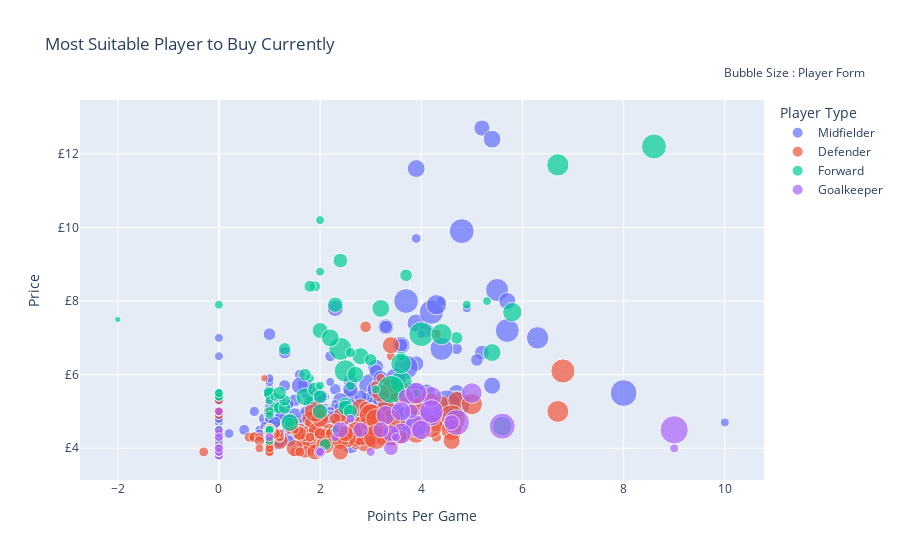

Notebook source saved alongside this figure:
### Markdown cell above
#### Most Suitable Player to Buy Currently
[Move to top](#Fantasy-Premier-League---Player-Selector)

### Code cell
cf.go_offline()

df = players_details[['form','points_per_game','now_cost','team_name','singular_name','first_name','web_name']]
df["now_cost"] = df["now_cost"]/10
df.points_per_game = pd.to_numeric(df.points_per_game)
df.rename(columns = {'singular_name' : "Player Type"}, inplace = True)
df["name"] = df["first_name"] + ' ' + df["web_name"]
fig = px.scatter(df, x='points_per_game', 
                 y='now_cost',  
                 size = (players_details["form"].astype(float).values + abs(players_details["form"].astype(float).values.min()))*1.5, 
                 hover_name = "name",
                 hover_data= ["team_name"],
                 color ="Player Type",
                 title = "Most Suitable Player to Buy Currently"
                )
fig['layout']['yaxis'].update({'title': 'Price', 'tickprefix': '£'})
fig['layout']['xaxis'].update({'title': 'Points Per Game'})
fig.update_layout(
    showlegend=True,
    annotations=[
        dict(
            x=1.15,
            y=1.10,
            xref="paper",
            yref="paper",
            showarrow=False,
            text="Bubble Size : Player Form"
        )
    ]
)

fig.show()

### Figure 1 — Plotly figure (JSON) as saved in the notebook; plotly's stock layout.template omitted (floating-point values rounded to 4 significant figures; data arrays with more than 128 entries replaced by an {"elided": "..."} marker saying what was removed)
{"data": [{"customdata": {"elided": "321x1 str values"}, "hovertemplate": "<b>%{hovertext}</b><br><br>Player Type=Midfielder<br>points_per_game=%{x}<br>now_cost=%{y}<br>size=%{marker.size}<br>team_name=%{customdata[0]}<extra></extra>", "hovertext": {"elided": "321 str values"}, "legendgroup": "Midfielder", "marker": {"color": "#636efa", "size": {"elided": "321 float values"}, "sizemode": "area", "sizeref": 0.0375, "symbol": "circle"}, "mode": "markers", "name": "Midfielder", "orientation": "v", "showlegend": true, "type": "scatter", "x": {"elided": "321 float values"}, "xaxis": "x", "y": {"elided": "321 float values"}, "yaxis": "y"}, {"customdata": {"elided": "250x1 str values"}, "hovertemplate": "<b>%{hovertext}</b><br><br>Player Type=Defender<br>points_per_game=%{x}<br>now_cost=%{y}<br>size=%{marker.size}<br>team_name=%{customdata[0]}<extra></extra>", "hovertext": {"elided": "250 str values"}, "legendgroup": "Defender", "marker": {"color": "#EF553B", "size": {"elided": "250 float values"}, "sizemode": "area", "sizeref": 0.0375, "symbol": "circle"}, "mode": "markers", "name": "Defender", "orientation": "v", "showlegend": true, "type": "scatter", "x": {"elided": "250 float values"}, "xaxis": "x", "y": {"elided": "250 float values"}, "yaxis": "y"}, {"customdata": [["Arsenal"], ["Arsenal"], ["Arsenal"], ["Aston Villa"], ["Aston Villa"], ["Aston Villa"], ["Aston Villa"], ["Bournemouth"], ["Bournemouth"], ["Bournemouth"], ["Bournemouth"], ["Bournemouth"], ["Bournemouth"], ["Bournemouth"], ["Brentford"], ["Brentford"], ["Brentford"], ["Brentford"], ["Brighton"], ["Brighton"], ["Brighton"], ["Brighton"], ["Chelsea"], ["Chelsea"], ["Chelsea"], ["Chelsea"], ["Chelsea"], ["Chelsea"], ["Crystal Palace"], ["Crystal Palace"], ["Crystal Palace"], ["Crystal Palace"], ["Crystal Palace"], ["Everton"], ["Everton"], ["Everton"], ["Everton"], ["Everton"], ["Fulham"], ["Fulham"], ["Fulham"], ["Fulham"], ["Fulham"], ["Leicester"], ["Leicester"], ["Leicester"], ["Leeds"], ["Leeds"], ["Leeds"], ["Leeds"], ["Leeds"], ["Leeds"], ["Leeds"], ["Liverpool"], ["Liverpool"], ["Liverpool"], ["Man City"], ["Man City"], ["Man City"], ["Man Utd"], ["Man Utd"], ["Man Utd"], ["Man Utd"], ["Newcastle"], ["Newcastle"], ["Newcastle"], ["Nott'm Forest"], ["Nott'm Forest"], ["Nott'm Forest"], ["Nott'm Forest"], ["Nott'm Forest"], ["Nott'm Forest"], ["Nott'm Forest"], ["Southampton"], ["Southampton"], ["Southampton"], ["Southampton"], ["Southampton"], ["Spurs"], ["Spurs"], ["Spurs"], ["Spurs"], ["West Ham"], ["West Ham"], ["West Ham"], ["West Ham"], ["Wolves"], ["Wolves"], ["Wolves"], ["Wolves"], ["Wolves"], ["Wolves"]], "hovertemplate": "<b>%{hovertext}</b><br><br>Player Type=Forward<br>points_per_game=%{x}<br>now_cost=%{y}<br>size=%{marker.size}<br>team_name=%{customdata[0]}<extra></extra>", "hovertext": ["Eddie Nketiah", "Gabriel Jesus", "Nathan Butler-Oyedeji", "Ollie Watkins", "Keinan Davis", "Cameron Archer", "Jhon Durán", "Kieffer Moore", "Dominic Solanke", "Christian Saydee", "Daniel Adu-Adjei", "Dominic Sadi", "Euan Pollock", "Antoine Semenyo", "Ivan Toney", "Bryan Mbeumo", "Marcus Forss", "Halil Dervişoğlu", "Danny Welbeck", "Deniz Undav", "Julio Enciso", "Evan Ferguson", "Timo Werner", "Kai Havertz", "Armando Broja", "Pierre-Emerick Aubameyang", "David Datro D.D.Fofana", "João João Félix", "Christian Benteke", "Odsonne Edouard", "Jean-Philippe Mateta", "Luke Plange", "John-Kymani Gordon", "Neal Maupay", "Salomón Rondón", "Dominic Calvert-Lewin", "Thomas Cannon", "Ellis Simms", "Aleksandar Mitrović", "Rodrigo Muniz", "Jay Stansfield", "Terry Ablade", "Carlos Vinícius Vinícius", "Jamie Vardy", "Kelechi Iheanacho", "Patson Daka", "Patrick Bamford", "Sam Greenwood", "Joe Gelhardt", "Wilfried Gnonto", "Mateo Joseph Mateo Joseph", "Sonny Perkins", "Georginio Rutter", "Roberto Firmino", "Diogo Diogo Jota", "Darwin Darwin", "Erling Haaland", "Julián Álvarez", "Liam Delap", "Cristiano Ronaldo Ronaldo", "Anthony Martial", "Shola Shoretire", "Wout Weghorst", "Callum Wilson", "Dwight Gayle", "Alexander Isak", "Chris Wood", "Lyle Lyle Taylor", "Sam Surridge", "Brennan Johnson", "Taiwo Awoniyi", "Emmanuel Dennis", "Dale Dale Taylor", "Adam A.Armstrong", "Che Adams", "Sékou Mara", "Jimmy Morgan", "Paul Onuachu", "Harry Kane", "Dane Scarlett", "Troy Parrott", "Richarlison Richarlison", "Danny Ings", "Michail Antonio", "Gianluca Scamacca", "Divin Mubama", "Raúl Jiménez", "Fabio Fabio Silva", "Sasa Kalajdžić", "Diego Diego Costa", "Nathan Fraser", "Matheus Cunha"], "legendgroup": "Forward", "marker": {"color": "#00cc96", "size": [10.05, 1.5, 1.5, 11.55, 1.5, 1.5, 3.0, 3.45, 1.5, 1.5, 1.5, 1.5, 1.5, 4.5, 7.05, 9.45, 1.5, 1.5, 5.55, 2.55, 1.95, 7.05, 1.5, 6.0, 1.5, 2.25, 1.8, 0.75, 1.5, 4.2, 3.0, 1.5, 1.5, 1.5, 1.5, 4.5, 1.5, 1.95, 3.0, 1.5, 1.5, 1.5, 6.0, 4.05, 9.45, 1.95, 4.8, 2.7, 3.0, 3.75, 1.5, 1.5, 1.95, 1.5, 1.5, 3.0, 11.7, 5.25, 1.5, 1.5, 1.8, 1.5, 3.0, 8.55, 1.5, 6.0, 4.05, 1.5, 6.0, 14.55, 1.5, 1.5, 1.5, 3.45, 7.95, 2.55, 1.5, 3.0, 9.3, 1.5, 1.5, 2.7, 3.0, 6.0, 1.95, 1.5, 3.0, 1.5, 1.5, 1.5, 1.5, 3.45], "sizemode": "area", "sizeref": 0.0375, "symbol": "circle"}, "mode": "markers", "name": "Forward", "orientation": "v", "showlegend": true, "type": "scatter", "x": [2.4, 4.9, 0.0, 4.0, 0.0, 1.0, 1.0, 2.5, 3.9, 0.0, 0.0, 0.0, 0.0, 2.0, 5.8, 3.6, 0.0, 4.0, 2.8, 1.1, 1.4, 5.6, 0.0, 3.2, 1.8, 1.9, 1.0, -2.0, 0.0, 2.5, 1.2, 0.0, 0.0, 1.8, 1.0, 2.3, 1.0, 1.0, 4.7, 0.0, 2.3, 0.0, 1.7, 2.4, 2.5, 2.6, 2.0, 2.1, 1.3, 2.6, 1.0, 0.0, 1.0, 5.3, 2.0, 3.7, 8.6, 2.7, 0.0, 2.0, 3.6, 0.0, 1.7, 4.4, 0.0, 5.4, 1.9, 0.0, 1.4, 3.4, 3.1, 2.0, 0.0, 2.0, 3.6, 1.3, 0.0, 1.0, 6.7, 0.0, 0.0, 1.8, 3.0, 2.2, 2.6, 1.0, 1.3, 0.0, 1.0, 1.1, 0.0, 1.2], "xaxis": "x", "y": [6.7, 7.9, 4.5, 7.1, 5.4, 4.2, 5.5, 5.2, 5.5, 4.5, 4.5, 4.5, 4.5, 5.0, 7.7, 5.8, 4.5, 4.5, 6.5, 5.1, 4.7, 4.6, 7.9, 7.8, 5.3, 8.4, 5.0, 7.5, 5.5, 5.1, 5.1, 4.5, 4.5, 5.9, 4.9, 7.9, 4.5, 4.5, 7.0, 5.4, 4.5, 4.5, 5.4, 9.1, 6.1, 5.7, 7.2, 4.1, 5.1, 5.0, 4.5, 4.5, 5.5, 8.0, 8.8, 8.7, 12.2, 6.0, 4.4, 10.2, 6.5, 4.5, 6.0, 7.1, 4.5, 6.6, 5.6, 4.2, 4.7, 5.6, 5.6, 5.7, 4.5, 5.4, 6.3, 5.3, 4.5, 5.5, 11.7, 4.5, 4.5, 8.4, 6.4, 7.0, 6.6, 4.5, 6.7, 5.5, 5.3, 5.4, 4.5, 5.5], "yaxis": "y"}, {"customdata": [["Arsenal"], ["Arsenal"], ["Arsenal"], ["Aston Villa"], ["Aston Villa"], ["Aston Villa"], ["Aston Villa"], ["Bournemouth"], ["Bournemouth"], ["Bournemouth"], ["Bournemouth"], ["Bournemouth"], ["Brentford"], ["Brentford"], ["Brentford"], ["Brentford"], ["Brighton"], ["Brighton"], ["Brighton"], ["Chelsea"], ["Chelsea"], ["Chelsea"], ["Crystal Palace"], ["Crystal Palace"], ["Crystal Palace"], ["Crystal Palace"], ["Crystal Palace"], ["Everton"], ["Everton"], ["Everton"], ["Fulham"], ["Fulham"], ["Fulham"], ["Leicester"], ["Leicester"], ["Leicester"], ["Leicester"], ["Leeds"], ["Leeds"], ["Leeds"], ["Liverpool"], ["Liverpool"], ["Liverpool"], ["Liverpool"], ["Man City"], ["Man City"], ["Man City"], ["Man City"], ["Man Utd"], ["Man Utd"], ["Man Utd"], ["Man Utd"], ["Man Utd"], ["Newcastle"], ["Newcastle"], ["Newcastle"], ["Newcastle"], ["Nott'm Forest"], ["Nott'm Forest"], ["Nott'm Forest"], ["Nott'm Forest"], ["Nott'm Forest"], ["Southampton"], ["Southampton"], ["Southampton"], ["Southampton"], ["Spurs"], ["Spurs"], ["Spurs"], ["West Ham"], ["West Ham"], ["West Ham"], ["West Ham"], ["Wolves"], ["Wolves"], ["Wolves"], ["Wolves"]], "hovertemplate": "<b>%{hovertext}</b><br><br>Player Type=Goalkeeper<br>points_per_game=%{x}<br>now_cost=%{y}<br>size=%{marker.size}<br>team_name=%{customdata[0]}<extra></extra>", "hovertext": ["Aaron Ramsdale", "Matt Turner", "Karl Hein", "Emiliano Martínez", "Robin Olsen", "Filip Marschall", "Viljami Sinisalo", "Mark Travers", "Will Dennis", "Darren Randolph", "Norberto Neto", "Cameron Plain", "David Raya", "Ellery Balcombe", "Thomas Strakosha", "Matthew Cox", "Jason Steele", "Robert Sánchez", "Kjell Scherpen", "Kepa Arrizabalaga", "Edouard Mendy", "Marcus Bettinelli", "Vicente Guaita", "Sam Johnstone", "Remi Matthews", "Joseph Whitworth", "Owen Goodman", "Asmir Begović", "Jordan Pickford", "Eldin Jakupović", "Bernd Leno", "Paulo Gazzaniga", "Marek Rodák", "Kasper Schmeichel", "Danny Ward", "Daniel Iversen", "Alex Smithies", "Kristoffer Klaesson", "Illan Meslier", "Joel Robles", "Alisson Alisson", "Caoimhin Kelleher", "Adrián Adrián", "Harvey H.Davies", "Ederson Ederson", "Zack Steffen", "Stefan Ortega", "Scott Carson", "Jack Butland", "David De Gea", "Tom Heaton", "Matej Kovár", "Nathan Bishop", "Karl Darlow", "Martin Dubravka", "Nick Pope", "Loris Karius", "Brice Samba", "Dean Henderson", "Wayne Hennessey", "Jordan Smith", "Keylor Navas", "Alex McCarthy", "Mateusz Lis", "Gavin Bazunu", "Willy Caballero", "Hugo Lloris", "Fraser Forster", "Brandon Austin", "Lukasz Fabianski", "Alphonse Areola", "Joseph Anang", "Krisztián Hegyi", "José Sá", "Matija Šarkić", "Jackson Smith", "Daniel Bentley"], "legendgroup": "Goalkeeper", "marker": {"color": "#ab63fa", "size": [9.0, 1.5, 1.5, 7.05, 1.5, 1.5, 1.5, 1.5, 1.5, 1.5, 4.5, 1.5, 12.45, 1.5, 1.5, 1.5, 1.5, 9.45, 1.5, 12.75, 1.5, 1.5, 8.25, 1.5, 1.5, 1.5, 1.5, 1.5, 5.55, 1.5, 7.2, 1.5, 1.5, 1.5, 4.05, 1.5, 1.5, 1.5, 4.8, 1.5, 7.95, 1.5, 1.5, 1.5, 4.8, 1.5, 1.5, 1.5, 1.5, 3.9, 1.5, 1.5, 1.5, 1.5, 1.5, 7.95, 1.5, 1.5, 4.5, 2.55, 1.5, 15.0, 1.5, 1.5, 4.95, 1.5, 8.7, 1.5, 1.5, 7.05, 1.5, 1.5, 1.5, 10.5, 1.5, 1.5, 1.5], "sizemode": "area", "sizeref": 0.0375, "symbol": "circle"}, "mode": "markers", "name": "Goalkeeper", "orientation": "v", "showlegend": true, "type": "scatter", "x": [4.2, 0.0, 0.0, 3.3, 3.0, 0.0, 0.0, 2.3, 0.0, 0.0, 2.8, 0.0, 4.7, 0.0, 0.0, 0.0, 0.0, 3.9, 0.0, 5.6, 2.6, 0.0, 3.6, 0.0, 0.0, 0.0, 0.0, 9.0, 3.4, 0.0, 4.0, 0.0, 3.5, 0.0, 3.4, 0.0, 0.0, 0.0, 3.2, 0.0, 4.2, 0.0, 0.0, 0.0, 3.7, 0.0, 0.0, 0.0, 0.0, 3.8, 0.0, 0.0, 0.0, 0.0, 0.0, 5.0, 0.0, 0.0, 4.6, 2.0, 0.0, 9.0, 0.0, 0.0, 2.4, 0.0, 3.9, 2.0, 0.0, 3.6, 1.0, 0.0, 0.0, 4.2, 0.0, 0.0, 0.0], "xaxis": "x", "y": [4.9, 3.9, 4.0, 4.9, 3.9, 4.0, 4.0, 4.3, 3.9, 4.0, 4.5, 4.0, 4.7, 4.0, 4.3, 3.9, 3.9, 4.6, 4.0, 4.6, 4.8, 4.0, 4.4, 4.4, 4.0, 4.0, 4.0, 4.0, 4.4, 4.0, 4.5, 4.0, 4.3, 5.0, 4.0, 3.9, 4.0, 3.9, 4.5, 4.0, 5.4, 4.0, 3.9, 4.0, 5.4, 4.0, 3.8, 3.8, 4.4, 5.0, 3.9, 4.0, 4.0, 3.9, 4.1, 5.5, 3.9, 4.5, 4.7, 3.9, 4.0, 4.5, 4.3, 4.0, 4.5, 3.9, 5.5, 3.9, 3.9, 5.0, 4.3, 4.0, 4.0, 5.0, 3.9, 3.9, 4.0], "yaxis": "y"}], "layout": {"annotations": [{"showarrow": false, "text": "Bubble Size : Player Form", "x": 1.15, "xref": "paper", "y": 1.1, "yref": "paper"}], "legend": {"itemsizing": "constant", "title": {"text": "Player Type"}, "tracegroupgap": 0}, "showlegend": true, "title": {"text": "Most Suitable Player to Buy Currently"}, "xaxis": {"anchor": "y", "domain": [0.0, 1.0], "title": {"text": "Points Per Game"}}, "yaxis": {"anchor": "x", "domain": [0.0, 1.0], "tickprefix": "£", "title": {"text": "Price"}}}}
